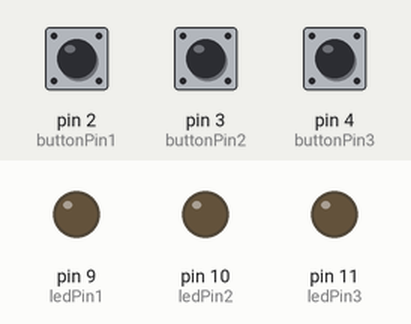
A sketch run on a simulated Arduino Uno, built with avr-gcc and run on an emulated ATmega328P. Shown: output pins drawn as LEDs (lit = HIGH). The inputs (shaded band) are chosen by the test bench; at power-on: pin 2 (buttonPin1) LOW, pin 3 (buttonPin2) LOW, pin 4 (buttonPin3) LOW.

Above: at 1.2 s.
1.3 s: pin 2 (buttonPin1) pulled HIGH for 0.15 s
At 1.37 s:
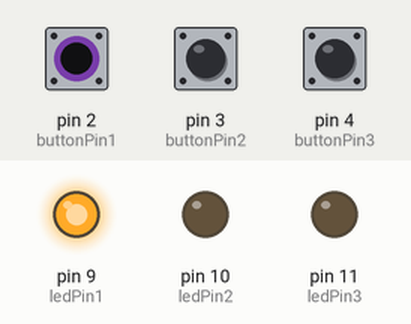
2.9 s: pin 3 (buttonPin2) pulled HIGH for 0.15 s
At 2.97 s:
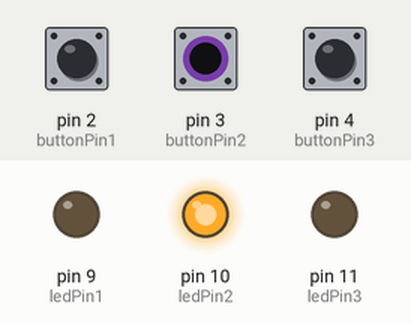
4.5 s: pin 4 (buttonPin3) pulled HIGH for 0.15 s
At 4.57 s:
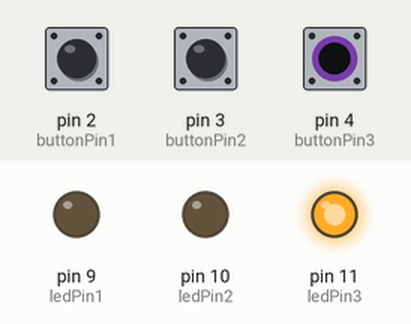
6.1 s: pin 4 (buttonPin3) pulled HIGH for 3.2 s
At 10.2 s:
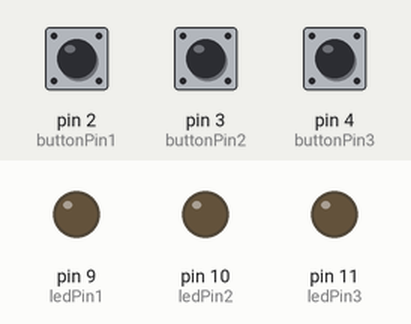
10.8 s: pin 2 (buttonPin1) pulled HIGH for 3.2 s
At 11.3 s:
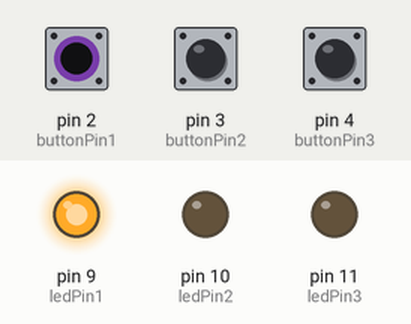
15.5 s: pin 2 (buttonPin1) driven HIGH and pin 3 (buttonPin2) driven HIGH
At 16.1 s:
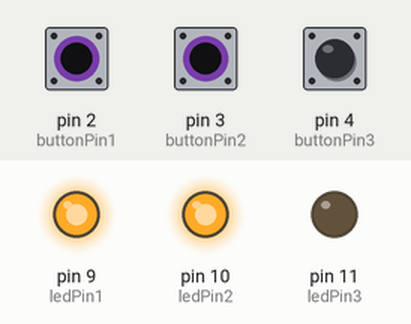
Timing chart, 0 to 18.0 s (numbered marks = the images above; inputs shaded):
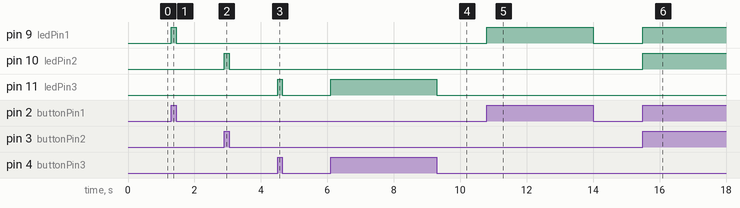

Measured:
- after the input at 1.3 s, pin 9 (ledPin1): LOW → HIGH at once, → LOW 0.15 s later
- after the input at 2.9 s, pin 10 (ledPin2): LOW → HIGH at once, → LOW 0.15 s later
- after the input at 4.5 s, pin 11 (ledPin3): LOW → HIGH at once, → LOW 0.15 s later
- after the input at 6.1 s, pin 11 (ledPin3): LOW → HIGH at once, → LOW 3.2 s later
- after the input at 10.8 s, pin 9 (ledPin1): LOW → HIGH at once, → LOW 3.2 s later
- after the input at 15.5 s, pin 9 (ledPin1), pin 10 (ledPin2): LOW → HIGH at once

The sketch:

led_buttons.ino
```cpp
const int buttonPin1 = 2;
const int buttonPin2 = 3;
const int buttonPin3 = 4;


const int ledPin1 = 9;
const int ledPin2 = 10;
const int ledPin3 = 11;


int buttonState1 = 0;
int buttonState2 = 0;
int buttonState3 = 0;

void setup() {

  pinMode(ledPin1, OUTPUT);
  pinMode(ledPin2, OUTPUT);
  pinMode(ledPin3, OUTPUT);


  pinMode(buttonPin1, INPUT);
  pinMode(buttonPin2, INPUT);
  pinMode(buttonPin3, INPUT);
}

void loop() {

  buttonState1 = digitalRead(buttonPin1);
  buttonState2 = digitalRead(buttonPin2);
  buttonState3 = digitalRead(buttonPin3);


  if (buttonState1 == HIGH) {
    digitalWrite(ledPin1, HIGH);
  } else {
    digitalWrite(ledPin1, LOW);
  }

  if (buttonState2 == HIGH) {
    digitalWrite(ledPin2, HIGH);
  } else {
    digitalWrite(ledPin2, LOW);
  }

  if (buttonState3 == HIGH) {
    digitalWrite(ledPin3, HIGH);
  } else {
    digitalWrite(ledPin3, LOW);
  }
}
```
